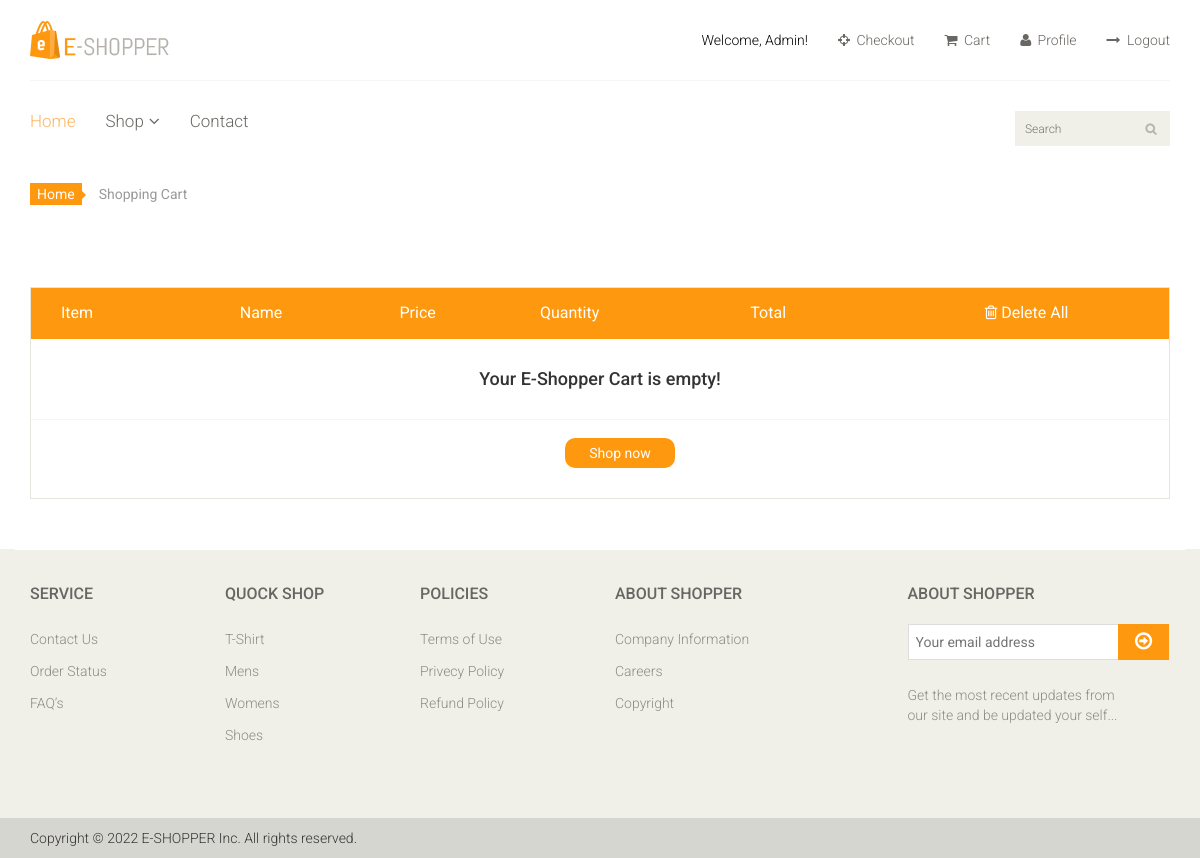
The app's page /cart/usercart (signed in), older data.
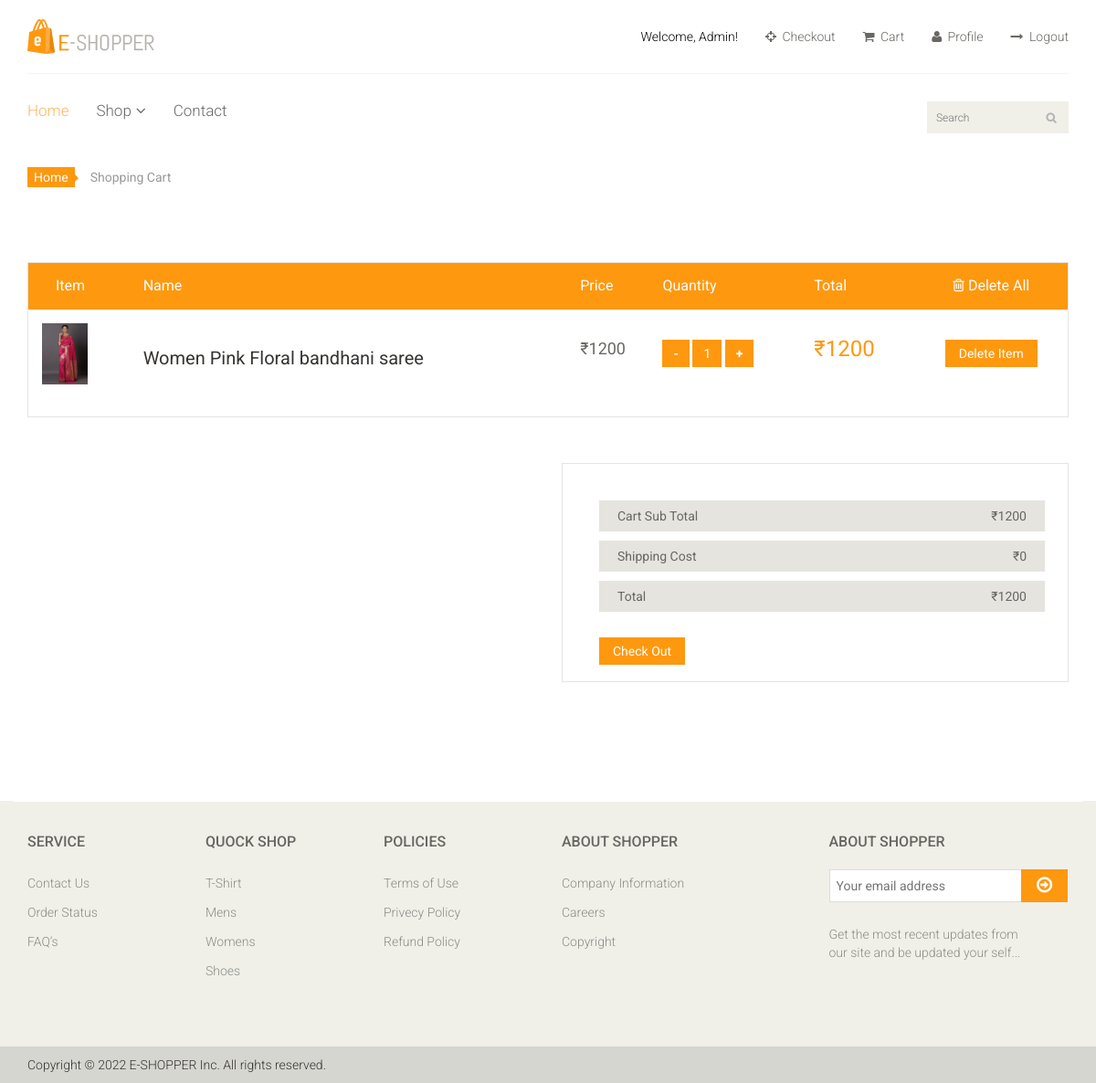
The same page, newer data.
### cart_app/models.py (models this page shows, shortened)
class CartItemModel(models.Model):
    user = models.ForeignKey(User,on_delete=models.CASCADE)
    product = models.ForeignKey(ProductModel,on_delete=models.CASCADE)
    quantity = models.PositiveIntegerField(default=1)
    def subtotal(self):
        return self.product.ProductPrice * self.quantity

### product_app/models.py (models this page shows, shortened)
class ProductModel(models.Model):
    ProductName = models.CharField(max_length=100)
    ProductImage = models.ImageField(blank=True,upload_to='product/')
    category = models.ForeignKey(CategoryModel,on_delete=models.CASCADE)
    subcategory = models.ForeignKey(SubCategoryModel,on_delete=models.CASCADE)
    brandName = models.CharField(max_length=100)
    ProductPrice =models.IntegerField()
    sellerName = models.CharField(max_length=100)
    ProductDetail = models.TextField()
    slug = models.SlugField(unique=True, max_length=100, blank=True, editable=False)

### cart_app/views.py (the view)
# urls.py: path('usercart', cartView, name='cart'),
@login_required
def cartView(request):
    user = request.user
    try:
        cart = CartModel.objects.get(user=user)
    except CartModel.DoesNotExist:
        cart = CartModel.objects.create(user=user)
    cart_item = cart.items.all()
    cart_total = sum(item.subtotal() for item in cart_item)
    shipping_cost = 0
    context = {
        'cart_items':cart_item,
        'cart': cart,
        'cart_total':cart_total,
        'shipping_cost':shipping_cost
    }
    return render(request,'cart_app/cart.html',context)

### cart_app/templates/cart_app/cart.html (shortened to what the changed rows need)
{% extends 'base_app/base.html' %}
{% load static %}
{% block content %}
<section id="cart_items">
    <div class="container">
        <div class="table-responsive cart_info">
            <table class="table table-condensed">
                <thead>
                    <tr class="cart_menu">
                        <td class="image">Item</td>
                        <td class="description">Name</td>
                        <td class="price">Price</td>
                        <td class="quantity">Quantity</td>
                        <td class="total">Total</td>
                        <td class="total" style="text-align:center;">
                            <a href="{% url 'cart_app:clear_cart' %}" style="color:white; text-align:right;"
                                onmouseover="this.style.color='#333'" onmouseout="this.style.color='white'">
                            </a>
                        </td>
                    </tr>
                </thead>
                <tbody>
                    {% if cart_items %}
                    {% for cart_item in cart_items %}
                    <tr>
                        <td class="cart_product" style="margin:10px;">
                            <a href="{% url 'product_app:productdetail' cart_item.product.slug %}"><img
                                    src="{{ cart_item.product.ProductImage.url }}"
                                    alt="{{ cart_item.product.ProductName }}" width="50"></a>
                        </td>
                        <td class="cart_description" style="white-space: normal;">
                            <h4><a href="{% url 'product_app:productdetail' cart_item.product.slug %}">
                                {{cart_item.product.ProductName}}</a></h4>
                        </td>
                        <td class="cart_price">
                            <p>₹{{ cart_item.product.ProductPrice }}</p>
                        </td>
                        <td class="cart_quantity">
                            <div class="btn1" style="display: inline;">
                                <a class="mainusbtn" href="{% url 'cart_app:decrement_cart_quantity' cart_item.id %}">-</a>
                                <a class="mainbtn" href="#">{{cart_item.quantity}}</a>
                                <a class="plusbtn" href="{% url 'cart_app:increment_cart_quantity' cart_item.id %}">+</a>
                            </div>
                        </td>
                        <td class="cart_total">
                            <p class="cart_total_price">₹{{ cart_item.subtotal }}</p>
                        </td>
                        <td style="margin-right:2%;text-align:center;">
                            <a class="btn btn-default update" style="margin:0px;" href="{% url 'cart_app:delete_cart_item' cart_item.id %}">Delete Item</a>
                        </td>
                    </tr>
                    {% endfor %}
                    {% else %}
                    <tr>
                        <td colspan="6" style="text-align: center; padding: 20px 0px 20px 0px;">
                            <h4>Your E-Shopper Cart is empty!</h4>
                        </td>
                    </tr>
                    <tr>
                        <td colspan="6" style="text-align: center; padding:0px 0px 10px 0px;">
                            <a href="{% url 'home' %}" class="btn btn-default update"
                                onmouseover="this.style.color='#333';" onmouseout="this.style.color='white';"
                                style="border-radius: 10px; padding:5px 24px 5px 24px;">Shop now</a>
                        </td>
                    </tr>
                    {% endif %}
                </tbody>
            </table>
        </div>
    </div>
</section>
{% if cart_items %}
<section id="do_action">
    <div class="container">
        <div class="row">
            <div class="col-sm-6">
            </div>
            <div class="col-sm-6">
                <div class="total_area">
                    <ul>
                        <li>Cart Sub Total <span>₹{{ cart_total }}</span></li>
                        <li>Shipping Cost <span>₹{{shipping_cost}}</span></li>
                        <li>Total <span>₹{{ cart_total|add:shipping_cost }}</span></li>
                    </ul>
                    <a class="btn btn-default update" href="{% url 'cart_app:checkout' %}">Check Out</a>
                </div>
            </div>
        </div>
    </div>
</section>
{% endif %}
{% endblock content %}

Row changes from the older to the newer data that the page shows:
added CartItemModel: product.ProductImage (picture), product.ProductName "Women Pink Floral bandhani saree", product.ProductPrice "1200", quantity "1", subtotal "1200"
Text that changed along with them:
{{ cart_total }}: (not shown) → "1200"
{{ shipping_cost }}: (not shown) → "0"
{{ cart_total|add:shipping_cost }}: (not shown) → "1200"
text no longer shown: "Your E-Shopper Cart is empty! Shop now"
text now shown: "Cart Sub Total ₹ Shipping Cost ₹ Total ₹ Check Out"
